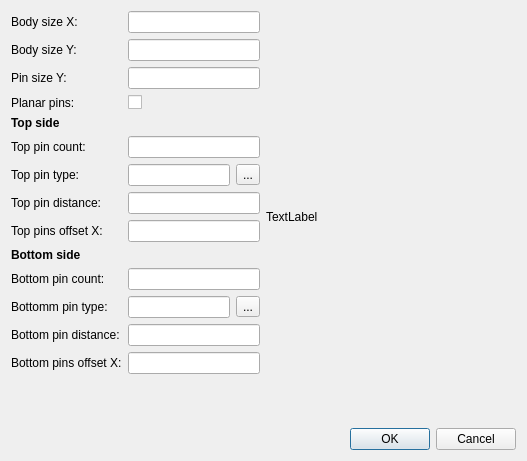
<?xml version="1.0" encoding="UTF-8"?>
<ui version="4.0">
 <class>SdDMasterPartDoubleSide</class>
 <widget class="QDialog" name="SdDMasterPartDoubleSide">
  <property name="geometry">
   <rect>
    <x>0</x>
    <y>0</y>
    <width>527</width>
    <height>461</height>
   </rect>
  </property>
  <property name="windowTitle">
   <string>Dialog</string>
  </property>
  <layout class="QVBoxLayout" name="verticalLayout">
   <item>
    <layout class="QHBoxLayout" name="horizontalLayout_3">
     <item>
      <layout class="QFormLayout" name="formLayout">
       <item row="0" column="0">
        <widget class="QLabel" name="label">
         <property name="text">
          <string>Body size X:</string>
         </property>
        </widget>
       </item>
       <item row="0" column="1">
        <widget class="QLineEdit" name="mBodySizeX"/>
       </item>
       <item row="1" column="0">
        <widget class="QLabel" name="label_2">
         <property name="text">
          <string>Body size Y:</string>
         </property>
        </widget>
       </item>
       <item row="1" column="1">
        <widget class="QLineEdit" name="mBodySizeY"/>
       </item>
       <item row="2" column="0">
        <widget class="QLabel" name="label_3">
         <property name="text">
          <string>Pin size Y:</string>
         </property>
        </widget>
       </item>
       <item row="2" column="1">
        <widget class="QLineEdit" name="mPinSizeY"/>
       </item>
       <item row="3" column="0">
        <widget class="QLabel" name="label_14">
         <property name="text">
          <string>Planar pins:</string>
         </property>
        </widget>
       </item>
       <item row="3" column="1">
        <widget class="QCheckBox" name="mPlanar">
         <property name="text">
          <string/>
         </property>
        </widget>
       </item>
       <item row="4" column="0">
        <widget class="QLabel" name="label_12">
         <property name="font">
          <font>
           <weight>75</weight>
           <bold>true</bold>
          </font>
         </property>
         <property name="text">
          <string>Top side</string>
         </property>
        </widget>
       </item>
       <item row="5" column="0">
        <widget class="QLabel" name="label_4">
         <property name="text">
          <string>Top pin count:</string>
         </property>
        </widget>
       </item>
       <item row="5" column="1">
        <widget class="QLineEdit" name="mTopPinCount"/>
       </item>
       <item row="6" column="0">
        <widget class="QLabel" name="label_5">
         <property name="text">
          <string>Top pin type:</string>
         </property>
        </widget>
       </item>
       <item row="6" column="1">
        <layout class="QHBoxLayout" name="horizontalLayout">
         <item>
          <widget class="QLineEdit" name="mTopPinType"/>
         </item>
         <item>
          <widget class="QToolButton" name="mTopPinTypeSelect">
           <property name="text">
            <string>...</string>
           </property>
          </widget>
         </item>
        </layout>
       </item>
       <item row="7" column="0">
        <widget class="QLabel" name="label_6">
         <property name="text">
          <string>Top pin distance:</string>
         </property>
        </widget>
       </item>
       <item row="7" column="1">
        <widget class="QLineEdit" name="mTopPinDistance"/>
       </item>
       <item row="8" column="0">
        <widget class="QLabel" name="label_7">
         <property name="text">
          <string>Top pins offset X:</string>
         </property>
        </widget>
       </item>
       <item row="8" column="1">
        <widget class="QLineEdit" name="mTopPinOffsetX"/>
       </item>
       <item row="9" column="0">
        <widget class="QLabel" name="label_13">
         <property name="font">
          <font>
           <weight>75</weight>
           <bold>true</bold>
          </font>
         </property>
         <property name="text">
          <string>Bottom side</string>
         </property>
        </widget>
       </item>
       <item row="10" column="0">
        <widget class="QLabel" name="label_8">
         <property name="text">
          <string>Bottom pin count:</string>
         </property>
        </widget>
       </item>
       <item row="10" column="1">
        <widget class="QLineEdit" name="mBottomPinCount"/>
       </item>
       <item row="11" column="0">
        <widget class="QLabel" name="label_11">
         <property name="text">
          <string>Bottomm pin type:</string>
         </property>
        </widget>
       </item>
       <item row="11" column="1">
        <layout class="QHBoxLayout" name="horizontalLayout_2">
         <item>
          <widget class="QLineEdit" name="mBottomPinType"/>
         </item>
         <item>
          <widget class="QToolButton" name="mBottomPinTypeSelect">
           <property name="text">
            <string>...</string>
           </property>
          </widget>
         </item>
        </layout>
       </item>
       <item row="12" column="0">
        <widget class="QLabel" name="label_10">
         <property name="text">
          <string>Bottom pin distance:</string>
         </property>
        </widget>
       </item>
       <item row="12" column="1">
        <widget class="QLineEdit" name="mBottomPinDistance"/>
       </item>
       <item row="13" column="0">
        <widget class="QLabel" name="label_9">
         <property name="text">
          <string>Bottom pins offset X:</string>
         </property>
        </widget>
       </item>
       <item row="13" column="1">
        <widget class="QLineEdit" name="mBottomPinOffsetX"/>
       </item>
      </layout>
     </item>
     <item>
      <widget class="QLabel" name="mPreview">
       <property name="minimumSize">
        <size>
         <width>250</width>
         <height>250</height>
        </size>
       </property>
       <property name="text">
        <string>TextLabel</string>
       </property>
      </widget>
     </item>
    </layout>
   </item>
   <item>
    <widget class="QDialogButtonBox" name="buttonBox">
     <property name="orientation">
      <enum>Qt::Horizontal</enum>
     </property>
     <property name="standardButtons">
      <set>QDialogButtonBox::Cancel|QDialogButtonBox::Ok</set>
     </property>
    </widget>
   </item>
  </layout>
 </widget>
 <resources/>
 <connections>
  <connection>
   <sender>buttonBox</sender>
   <signal>accepted()</signal>
   <receiver>SdDMasterPartDoubleSide</receiver>
   <slot>accept()</slot>
   <hints>
    <hint type="sourcelabel">
     <x>248</x>
     <y>254</y>
    </hint>
    <hint type="destinationlabel">
     <x>157</x>
     <y>274</y>
    </hint>
   </hints>
  </connection>
  <connection>
   <sender>buttonBox</sender>
   <signal>rejected()</signal>
   <receiver>SdDMasterPartDoubleSide</receiver>
   <slot>reject()</slot>
   <hints>
    <hint type="sourcelabel">
     <x>316</x>
     <y>260</y>
    </hint>
    <hint type="destinationlabel">
     <x>286</x>
     <y>274</y>
    </hint>
   </hints>
  </connection>
 </connections>
</ui>
